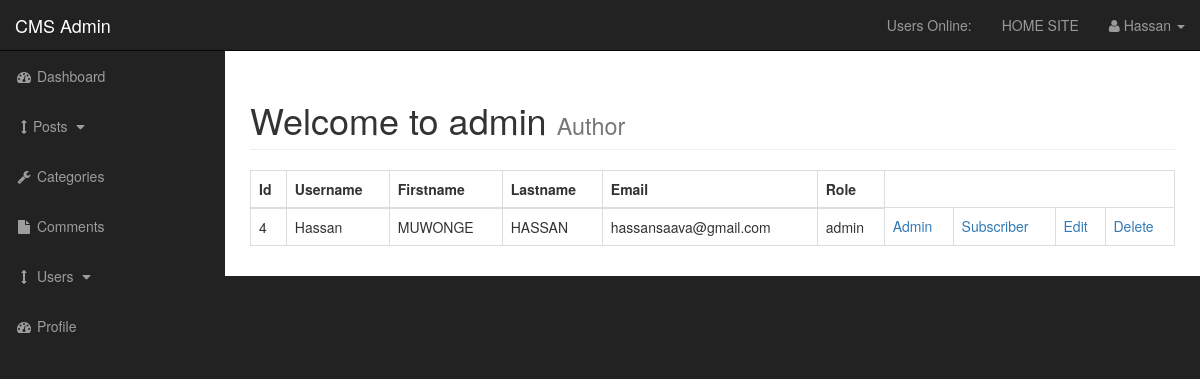
/admin/users.php (signed in), run on the app's committed database.
### tables this page shows
CREATE TABLE `users` (
  `user_id` int(3) NOT NULL,
  `username` varchar(255) NOT NULL,
  `user_password` varchar(255) NOT NULL,
  `user_firstname` varchar(255) NOT NULL,
  `user_lastname` varchar(255) NOT NULL,
  `user_email` varchar(255) NOT NULL,
  `user_image` text,
  `user_role` varchar(255) NOT NULL,
  `randSalt` varchar(255) NOT NULL DEFAULT '$2y$10$iusesomecrazystrings22',
  `token` text
);

### admin/includes/view_all_users.php (the view, shortened to what this page needs)
         <table class="table table-bordered table-hover">
              <thead>
                  <tr>
                      <th>Id</th>
                      <th>Username</th>
                      <th>Firstname</th>
                      <th>Lastname</th>
                      <th>Email</th>
                      <th>Role</th>
                  </tr>
              </thead>
                    <tbody>
<?php
  $query = "SELECT * FROM users";
  $select_users = mysqli_query($connection,$query);
  while($row = mysqli_fetch_assoc($select_users)) {
      $user_id             = $row['user_id'];
      $username            = $row['username'];
      $user_firstname      = $row['user_firstname'];
      $user_lastname       = $row['user_lastname'];
      $user_email          = $row['user_email'];
      $user_role           = $row['user_role'];
      echo "<tr>";
      echo "<td>$user_id </td>";
      echo "<td>$username</td>";
      echo "<td>$user_firstname</td>";
      echo "<td>$user_lastname</td>";
      echo "<td>$user_email</td>";
      echo "<td>$user_role</td>";
      echo "<td><a href='users.php?change_to_admin={$user_id}'>Admin</a></td>";
      echo "<td><a href='users.php?change_to_sub={$user_id}'>Subscriber</a></td>";
      echo "<td><a href='users.php?source=edit_user&edit_user={$user_id}'>Edit</a></td>";
      echo "<td><a href='users.php?delete={$user_id}'>Delete</a></td>";
      echo "</tr>";
  }
    ?>
          </tbody>
          </table>

### admin/css/sb-admin.css (style rules this page uses)
body { margin-top: 100px; background-color: #222; }
@media (min-width:768px) { body { margin-top: 50px; } }

### data on the page
users: user_id "4", username "Hassan", user_firstname "MUWONGE", user_lastname "HASSAN", user_email "hassansaava@gmail.com", user_role "admin"

### other printed values
$_SESSION['username'] "Hassan"
